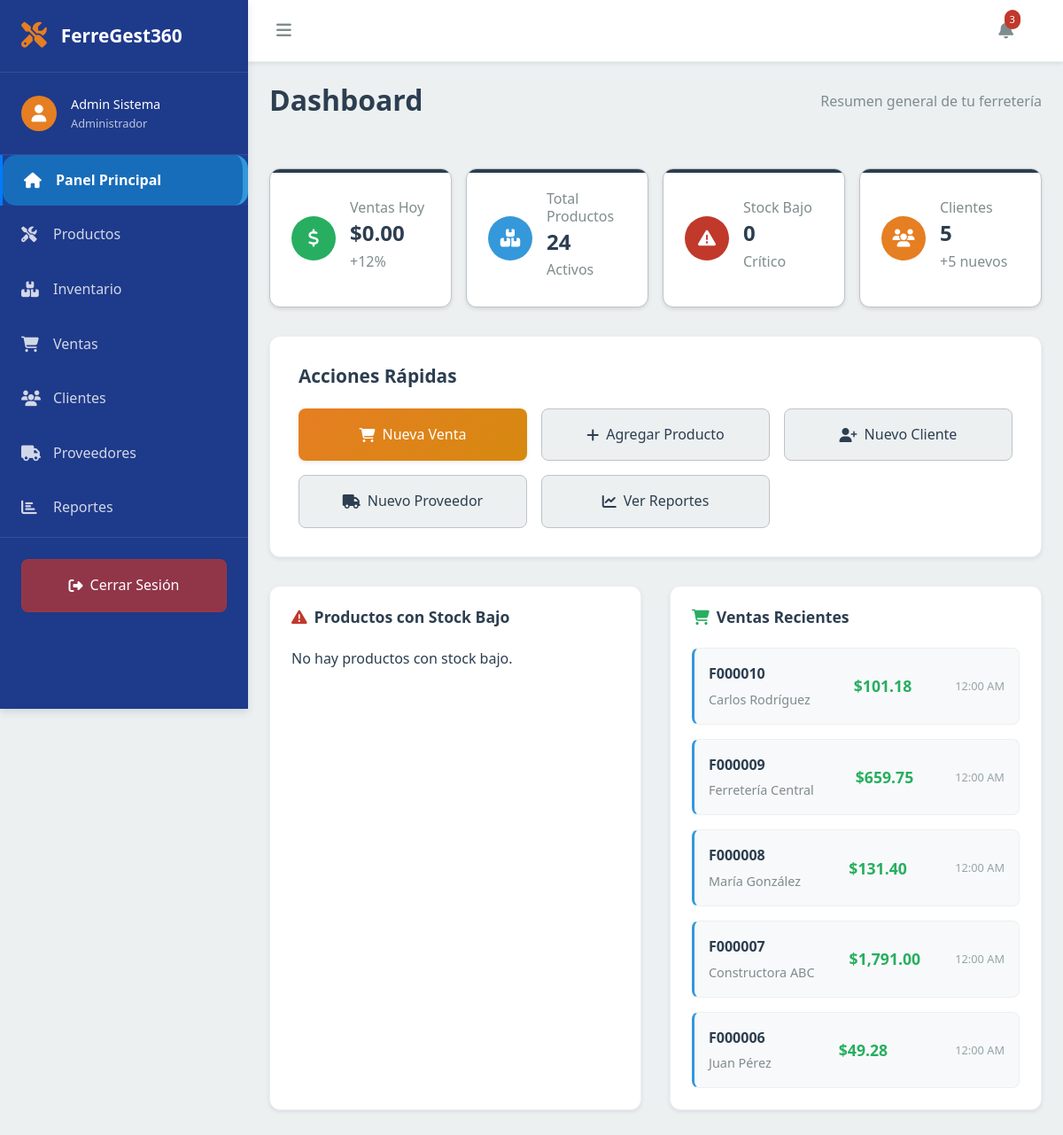
The page /public/dashboard.php on the database as committed earlier.
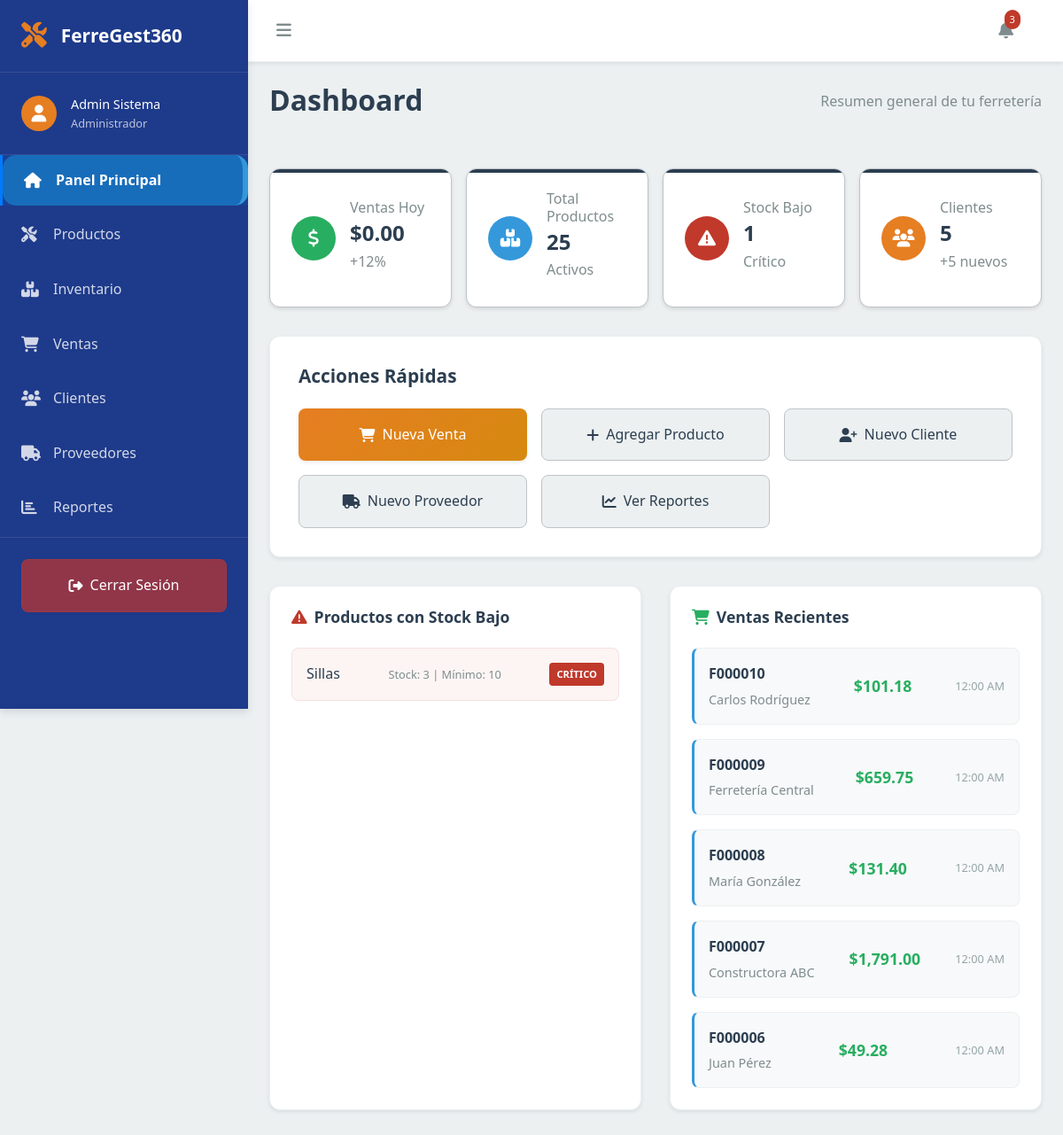
The same page on the database as committed later.
### tables this page shows
CREATE TABLE `facturas_venta` (
  `id` int(11) NOT NULL,
  `empresa_id` int(11) NOT NULL,
  `numero_factura` varchar(50) NOT NULL,
  `cliente_id` int(11) NOT NULL,
  `vendedor_id` int(11) NOT NULL,
  `fecha_factura` date NOT NULL,
  `fecha_vencimiento` date DEFAULT NULL,
  `tipo_pago` enum('contado','credito','mixto') NOT NULL,
  `subtotal` decimal(10,2) NOT NULL,
  `descuento` decimal(10,2) DEFAULT 0.00,
  `itbms` decimal(10,2) DEFAULT 0.00,
  `total` decimal(10,2) NOT NULL,
  `estado` enum('pendiente','pagada','anulada','vencida') DEFAULT 'pendiente',
  `observaciones` text DEFAULT NULL,
  `fecha_creacion` timestamp NOT NULL DEFAULT current_timestamp()
);

CREATE TABLE `clientes` (
  `id` int(11) NOT NULL,
  `empresa_id` int(11) NOT NULL,
  `codigo` varchar(20) DEFAULT NULL,
  `tipo_cliente` enum('natural','juridico') NOT NULL,
  `cedula_ruc` varchar(20) DEFAULT NULL,
  `nombre` varchar(150) NOT NULL,
  `razon_social` varchar(200) DEFAULT NULL,
  `direccion` text DEFAULT NULL,
  `telefono` varchar(20) DEFAULT NULL,
  `email` varchar(100) DEFAULT NULL,
  `limite_credito` decimal(10,2) DEFAULT 0.00,
  `dias_credito` int(11) DEFAULT 0,
  `descuento_porcentaje` decimal(5,2) DEFAULT 0.00,
  `activo` tinyint(1) DEFAULT 1,
  `fecha_registro` timestamp NOT NULL DEFAULT current_timestamp()
);

CREATE TABLE `inventario` (
  `id` int(11) NOT NULL,
  `producto_id` int(11) NOT NULL,
  `stock_actual` int(11) NOT NULL DEFAULT 0,
  `stock_reservado` int(11) DEFAULT 0,
  `costo_promedio` decimal(10,2) DEFAULT 0.00,
  `fecha_ultima_actualizacion` timestamp NOT NULL DEFAULT current_timestamp() ON UPDATE current_timestamp()
);

CREATE TABLE `productos` (
  `id` int(11) NOT NULL,
  `empresa_id` int(11) NOT NULL,
  `codigo` varchar(50) NOT NULL,
  `codigo_barras` varchar(50) DEFAULT NULL,
  `nombre` varchar(200) NOT NULL,
  `descripcion` text DEFAULT NULL,
  `categoria_id` int(11) DEFAULT NULL,
  `marca_id` int(11) DEFAULT NULL,
  `unidad_medida_id` int(11) DEFAULT NULL,
  `precio_compra` decimal(10,2) DEFAULT 0.00,
  `precio_venta` decimal(10,2) NOT NULL,
  `precio_mayoreo` decimal(10,2) DEFAULT NULL,
  `stock_minimo` int(11) DEFAULT 0,
  `stock_maximo` int(11) DEFAULT 0,
  `ubicacion` varchar(100) DEFAULT NULL,
  `imagen_url` varchar(255) DEFAULT NULL,
  `activo` tinyint(1) DEFAULT 1,
  `fecha_creacion` timestamp NOT NULL DEFAULT current_timestamp()
);

### config/connection.php (called while the page is built, shortened)
<?php
$host = "localhost";
$usuario = "root";
$contrasena = "";
$basededatos = "ferregest360";
function getDBConnection()
{
    global $host, $usuario, $contrasena, $basededatos;
    try {
        $pdo = new PDO("mysql:host=$host;dbname=$basededatos;charset=utf8", $usuario, $contrasena);
        $pdo->setAttribute(PDO::ATTR_ERRMODE, PDO::ERRMODE_EXCEPTION);
        return $pdo;
    } catch (PDOException $e) {
        die("Error de conexión: " . $e->getMessage());
    }
}
function ejecutarConsulta($sql, $params = [])
{
    $conn = getDBConnection();
    try {
        $stmt = $conn->prepare($sql);
        $stmt->execute($params);
        return $stmt;
    } catch (PDOException $e) {
        die("Error en la consulta: " . $e->getMessage());
    }
}

### public/dashboard.php (the view, shortened to what this page needs)
<?php
require_once '../config/connection.php';
$stmt_ventas_hoy = ejecutarConsulta("SELECT SUM(total) as total FROM facturas_venta WHERE DATE(fecha_factura) = CURDATE()");
$ventas_hoy = $stmt_ventas_hoy->fetch(PDO::FETCH_ASSOC)['total'] ?? 0;
$stmt_total_productos = ejecutarConsulta("SELECT COUNT(*) as total FROM productos WHERE activo = 1");
$total_productos = $stmt_total_productos->fetch(PDO::FETCH_ASSOC)['total'] ?? 0;
$stmt_stock_bajo = ejecutarConsulta("SELECT COUNT(*) as total FROM productos p JOIN inventario i ON p.id = i.producto_id WHERE i.stock_actual <= p.stock_minimo AND p.activo = 1");
$total_stock_bajo = $stmt_stock_bajo->fetch(PDO::FETCH_ASSOC)['total'] ?? 0;
$stmt_total_clientes = ejecutarConsulta("SELECT COUNT(*) as total FROM clientes WHERE activo = 1");
$total_clientes = $stmt_total_clientes->fetch(PDO::FETCH_ASSOC)['total'] ?? 0;
$stmt_productos_stock_bajo = ejecutarConsulta("SELECT p.nombre, i.stock_actual as stock, p.stock_minimo FROM productos p JOIN inventario i ON p.id = i.producto_id WHERE i.stock_actual <= p.stock_minimo AND p.activo = 1 ORDER BY (i.stock_actual - p.stock_minimo) ASC LIMIT 5");
$productos_stock_bajo = $stmt_productos_stock_bajo->fetchAll(PDO::FETCH_ASSOC);
$stmt_ventas_recientes = ejecutarConsulta("SELECT f.numero_factura, c.nombre as cliente_nombre, f.total, f.fecha_factura
                           FROM facturas_venta f
                           JOIN clientes c ON f.cliente_id = c.id
                           ORDER BY f.fecha_factura DESC
                           LIMIT 5");
$ventas_recientes = $stmt_ventas_recientes->fetchAll(PDO::FETCH_ASSOC);
?>
<?php include 'partials/head.php'; ?>
<body>
    <div id="dashboardScreen" class="dashboard-container">
        <?php include 'partials/sidebar.php'; ?>
        <main class="main-content">
            <?php include 'partials/header.php'; ?>
            <div class="content-area">
                <section id="dashboard-content" class="content-section active">
                    <div class="page-header">
                        <h1>Dashboard</h1>
                        <p>Resumen general de tu ferretería</p>
                    </div>
                    <div class="stats-grid">
                        <div class="stat-card revenue">
                            <div class="stat-icon">
                                <i class="fas fa-dollar-sign"></i>
                            </div>
                            <div class="stat-content">
                                <h3>Ventas Hoy</h3>
                                <p class="stat-value">$<?php echo number_format($ventas_hoy, 2); ?></p>
                                <span class="stat-change positive">+12%</span>
                            </div>
                        </div>
                        <div class="stat-card products">
                            <div class="stat-icon">
                                <i class="fas fa-boxes"></i>
                            </div>
                            <div class="stat-content">
                                <h3>Total Productos</h3>
                                <p class="stat-value"><?php echo $total_productos; ?></p>
                                <span class="stat-change neutral">Activos</span>
                            </div>
                        </div>
                        <div class="stat-card stock">
                            <div class="stat-icon">
                                <i class="fas fa-exclamation-triangle"></i>
                            </div>
                            <div class="stat-content">
                                <h3>Stock Bajo</h3>
                                <p class="stat-value"><?php echo $total_stock_bajo; ?></p>
                                <span class="stat-change negative">Crítico</span>
                            </div>
                        </div>
                        <div class="stat-card clients">
                            <div class="stat-icon">
                                <i class="fas fa-users"></i>
                            </div>
                            <div class="stat-content">
                                <h3>Clientes</h3>
                                <p class="stat-value"><?php echo $total_clientes; ?></p>
                                <span class="stat-change positive">+5 nuevos</span>
                            </div>
                        </div>
                    </div>
                    <div class="quick-actions">
                        <h2>Acciones Rápidas</h2>
                        <div class="actions-grid">
                            <button class="action-btn primary" onclick="showSection('ventas')">
                                <i class="fas fa-shopping-cart"></i>
                                <span>Nueva Venta</span>
                            </button>
                            <button class="action-btn secondary" onclick="showAddProductModal()">
                                <i class="fas fa-plus"></i>
                                <span>Agregar Producto</span>
                            </button>
                            <button class="action-btn secondary" onclick="showAddClientModal()">
                                <i class="fas fa-user-plus"></i>
                                <span>Nuevo Cliente</span>
                            </button>
                            <button class="action-btn secondary" onclick="showAddProviderModal()">
                                <i class="fas fa-truck"></i>
                                <span>Nuevo Proveedor</span>
                            </button>
                            <button class="action-btn secondary" onclick="showSection('reportes')">
                                <i class="fas fa-chart-line"></i>
                                <span>Ver Reportes</span>
                            </button>
                        </div>
                    </div>
                    <div class="activity-section">
                        <div class="low-stock-alert">
                            <h3><i class="fas fa-exclamation-triangle"></i> Productos con Stock Bajo</h3>
                            <div class="alert-list">
                                <?php if (count($productos_stock_bajo) > 0): ?>
                                    <?php foreach ($productos_stock_bajo as $producto): ?>
                                        <div class="alert-item">
                                            <span class="product-name"><?php echo htmlspecialchars($producto['nombre']); ?></span>
                                            <span class="stock-info">Stock: <?php echo $producto['stock']; ?> | Mínimo: <?php echo $producto['stock_minimo']; ?></span>
                                            <span class="alert-badge critical">Crítico</span>
                                        </div>
                                    <?php endforeach; ?>
                                <?php else: ?>
                                    <p>No hay productos con stock bajo.</p>
                                <?php endif; ?>
                            </div>
                        </div>
                        <div class="recent-sales">
                            <h3><i class="fas fa-shopping-cart"></i> Ventas Recientes</h3>
                            <div class="sales-list">
                                <?php if (count($ventas_recientes) > 0): ?>
                                    <?php foreach ($ventas_recientes as $venta): ?>
                                        <div class="sale-item">
                                            <div class="sale-info">
                                                <span class="invoice-number"><?php echo htmlspecialchars($venta['numero_factura']); ?></span>
                                                <span class="customer-name"><?php echo htmlspecialchars($venta['cliente_nombre']); ?></span>
                                            </div>
                                            <div class="sale-amount">$<?php echo number_format($venta['total'], 2); ?></div>
                                            <div class="sale-time"><?php echo date('h:i A', strtotime($venta['fecha_factura'])); ?></div>
                                        </div>
                                    <?php endforeach; ?>
                                <?php else: ?>
                                    <p>No hay ventas recientes hoy.</p>
                                <?php endif; ?>
                            </div>
                        </div>
                    </div>
                </section>
            </div>
        </main>
    </div>
</body>
</html>

### public/partials/head.php (shortened to what this page needs)
<!DOCTYPE html>
<html lang="es">
<head>
    <link rel="stylesheet" href="css/styles.css">
    <link href="https://cdn.jsdelivr.net/npm/chart.js@3.7.0/dist/chart.min.css" rel="stylesheet">
    <link href="https://cdnjs.cloudflare.com/ajax/libs/font-awesome/6.4.0/css/all.min.css" rel="stylesheet">
    <link href="https://cdn.jsdelivr.net/npm/bootstrap@5.3.3/dist/css/bootstrap.min.css" rel="stylesheet">
    <script src="https://cdn.tailwindcss.com"></script>
</head>

### public/partials/sidebar.php
<nav class="sidebar">
    <div class="sidebar-header">
        <i class="fas fa-tools"></i>
        <span class="sidebar-title">FerreGest360</span>
    </div>
    <div class="user-info">
        <div class="user-avatar" title="usuario">
            <i title="usuario" class="fas fa-user"></i>
        </div>
        <div class="user-details">
            <span class="user-name">Admin Sistema</span>
            <span class="user-role">Administrador</span>
        </div>
    </div>
    <ul class="nav-menu">
        <li class="nav-item" data-section="dashboard">
            <a href="dashboard.php" class="nav-link" data-target="dashboard.php">
                <i class="fas fa-home" title="dashboard"></i>
                <span>Panel Principal</span>
            </a>
        </li>
        <li class="nav-item" data-section="productos">
            <a href="productos.php" class="nav-link" data-target="productos.php">
                <i class="fas fa-tools" title="Productos"></i>
                <span>Productos</span>
            </a>
        </li>
        <li class="nav-item" data-section="inventario">
            <a href="inventario.php" class="nav-link" data-target="inventario.php">
                <i class="fas fa-boxes" title="Inventario"></i>
                <span>Inventario</span>
            </a>
        </li>
        <li class="nav-item" data-section="ventas">
            <a href="ventas.php" class="nav-link" data-target="ventas.php">
                <i class="fas fa-shopping-cart" title="Ventas"></i>
                <span>Ventas</span>
            </a>
        </li>
        <li class="nav-item" data-section="clientes">
            <a href="clientes.php" class="nav-link" data-target="clientes.php">
                <i class="fas fa-users" title="Clientes"></i>
                <span>Clientes</span>
            </a>
        </li>
        <li class="nav-item" data-section="proveedores">
            <a href="proveedores.php" class="nav-link" data-target="proveedores.php">
                <i class="fas fa-truck" title="Proveedores"></i>
                <span>Proveedores</span>
            </a>
        </li>
        <li class="nav-item" data-section="reportes">
            <a href="reportes.php" class="nav-link" data-target="reportes.php">
                <i class="fas fa-chart-bar" title="Reportes"></i>
                <span>Reportes</span>
            </a>
        </li>
        <div class="sidebar-footer">
            <button class="logout-btn" onclick="logout()">
                <i class="fas fa-sign-out-alt"></i>
                <span>Cerrar Sesión</span>
            </button>
        </div>
    </ul>
</nav>

### public/partials/header.php (shortened to what this page needs)
<!DOCTYPE html>
<html lang="es">
<head>
    <link rel="stylesheet" href="css/styles.css">
    <link href="https://cdnjs.cloudflare.com/ajax/libs/font-awesome/6.4.0/css/all.min.css" rel="stylesheet">
</head>
<header class="header">
    <div class="header-left">
        <button class="menu-toggle" onclick="toggleSidebar()">
            <i class="fas fa-bars"></i>
        </button>
    </div>
    <div class="header-right">
        <button class="notification-btn">
            <i class="fas fa-bell"></i>
            <span class="notification-badge">3</span>
        </button>
    </div>
</header>

Rows that differ between the two databases and show on the page:
added inventario: producto.nombre "Sillas", stock_actual "3", producto.stock_minimo "10"
Other text that changed with them:
$total_productos: "24" → "25"
$total_stock_bajo: "0" → "1"
text no longer shown: "No hay productos con stock bajo."
